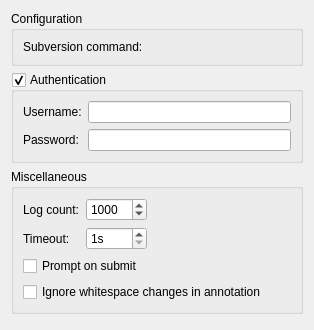
<?xml version="1.0" encoding="UTF-8"?>
<ui version="4.0">
 <class>Subversion::Internal::SettingsPage</class>
 <widget class="QWidget" name="Subversion::Internal::SettingsPage">
  <property name="geometry">
   <rect>
    <x>0</x>
    <y>0</y>
    <width>314</width>
    <height>330</height>
   </rect>
  </property>
  <layout class="QVBoxLayout" name="verticalLayout">
   <item>
    <widget class="QGroupBox" name="generalGroupBox">
     <property name="title">
      <string>Configuration</string>
     </property>
     <layout class="QFormLayout" name="formLayout_3">
      <item row="0" column="0">
       <widget class="QLabel" name="commandLabel">
        <property name="text">
         <string>Subversion command:</string>
        </property>
       </widget>
      </item>
      <item row="0" column="1">
       <widget class="Utils::PathChooser" name="pathChooser" native="true"/>
      </item>
     </layout>
    </widget>
   </item>
   <item>
    <widget class="QGroupBox" name="userGroupBox">
     <property name="title">
      <string>Authentication</string>
     </property>
     <property name="checkable">
      <bool>true</bool>
     </property>
     <layout class="QFormLayout" name="formLayout">
      <item row="0" column="0">
       <widget class="QLabel" name="usernameLabel">
        <property name="text">
         <string>Username:</string>
        </property>
       </widget>
      </item>
      <item row="0" column="1">
       <widget class="QLineEdit" name="usernameLineEdit"/>
      </item>
      <item row="1" column="0">
       <widget class="QLabel" name="passwordLabel">
        <property name="text">
         <string>Password:</string>
        </property>
       </widget>
      </item>
      <item row="1" column="1">
       <widget class="QLineEdit" name="passwordLineEdit">
        <property name="echoMode">
         <enum>QLineEdit::Password</enum>
        </property>
       </widget>
      </item>
     </layout>
    </widget>
   </item>
   <item>
    <widget class="QGroupBox" name="miscGroupBox">
     <property name="title">
      <string>Miscellaneous</string>
     </property>
     <layout class="QGridLayout" name="gridLayout">
      <item row="0" column="0">
       <widget class="QLabel" name="logCountLabel">
        <property name="text">
         <string>Log count:</string>
        </property>
       </widget>
      </item>
      <item row="0" column="1">
       <widget class="QSpinBox" name="logCountSpinBox">
        <property name="maximum">
         <number>10000</number>
        </property>
        <property name="value">
         <number>1000</number>
        </property>
       </widget>
      </item>
      <item row="0" column="2">
       <spacer name="horizontalSpacer">
        <property name="orientation">
         <enum>Qt::Horizontal</enum>
        </property>
        <property name="sizeHint" stdset="0">
         <size>
          <width>127</width>
          <height>20</height>
         </size>
        </property>
       </spacer>
      </item>
      <item row="1" column="0">
       <widget class="QLabel" name="timeOutLabel">
        <property name="text">
         <string>Timeout:</string>
        </property>
       </widget>
      </item>
      <item row="1" column="1">
       <widget class="QSpinBox" name="timeOutSpinBox">
        <property name="suffix">
         <string>s</string>
        </property>
        <property name="minimum">
         <number>1</number>
        </property>
        <property name="maximum">
         <number>360</number>
        </property>
       </widget>
      </item>
      <item row="2" column="0" colspan="3">
       <widget class="QCheckBox" name="promptToSubmitCheckBox">
        <property name="text">
         <string>Prompt on submit</string>
        </property>
       </widget>
      </item>
      <item row="3" column="0" colspan="3">
       <widget class="QCheckBox" name="spaceIgnorantAnnotationCheckBox">
        <property name="text">
         <string>Ignore whitespace changes in annotation</string>
        </property>
       </widget>
      </item>
     </layout>
    </widget>
   </item>
   <item>
    <spacer name="verticalSpacer">
     <property name="orientation">
      <enum>Qt::Vertical</enum>
     </property>
     <property name="sizeHint" stdset="0">
      <size>
       <width>20</width>
       <height>40</height>
      </size>
     </property>
    </spacer>
   </item>
  </layout>
 </widget>
 <customwidgets>
  <customwidget>
   <class>Utils::PathChooser</class>
   <extends>QWidget</extends>
   <header location="global">utils/pathchooser.h</header>
   <container>1</container>
   <slots>
    <signal>editingFinished()</signal>
    <signal>browsingFinished()</signal>
   </slots>
  </customwidget>
 </customwidgets>
 <resources/>
 <connections/>
</ui>
